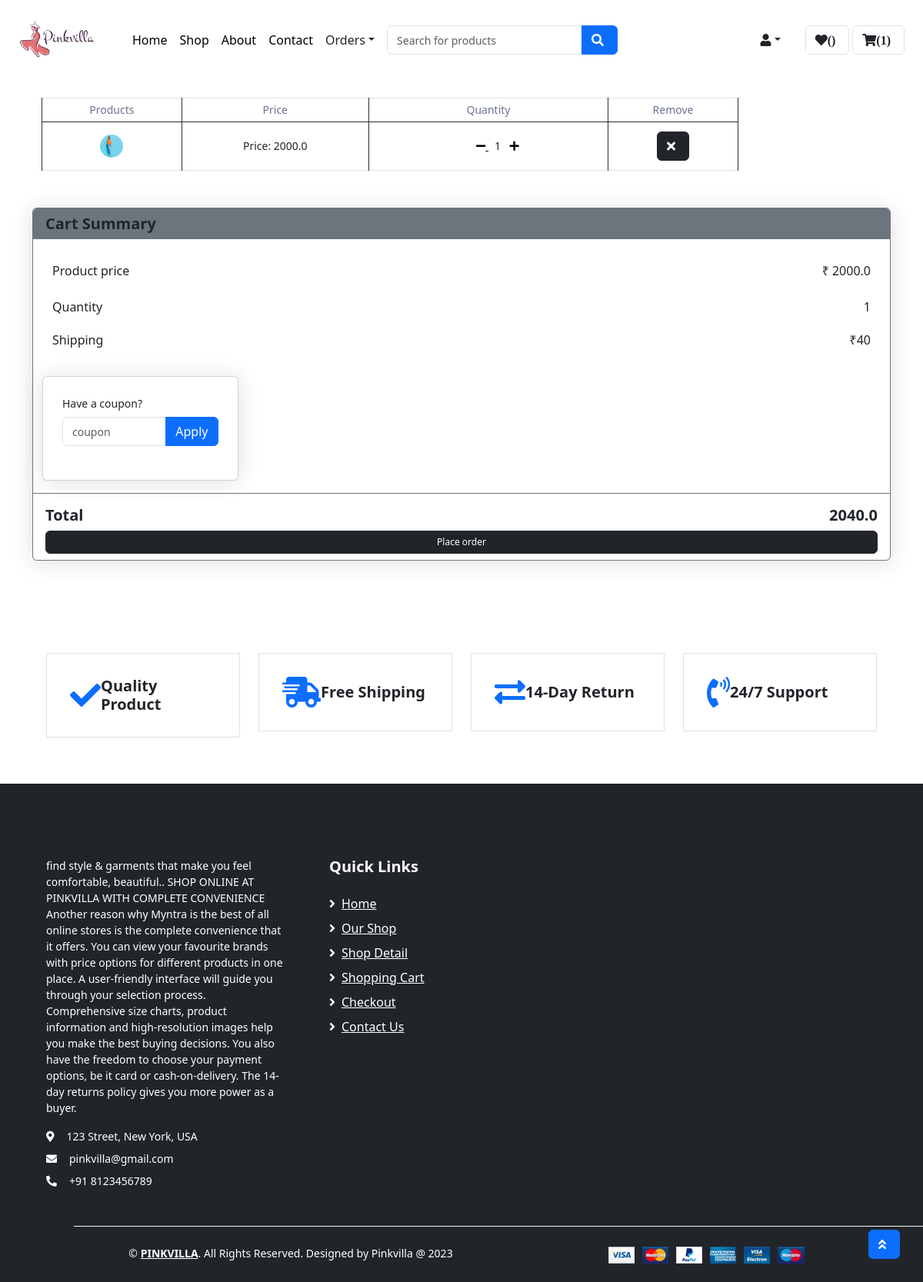
Page /show-cart/ (signed in) on the earlier database version.
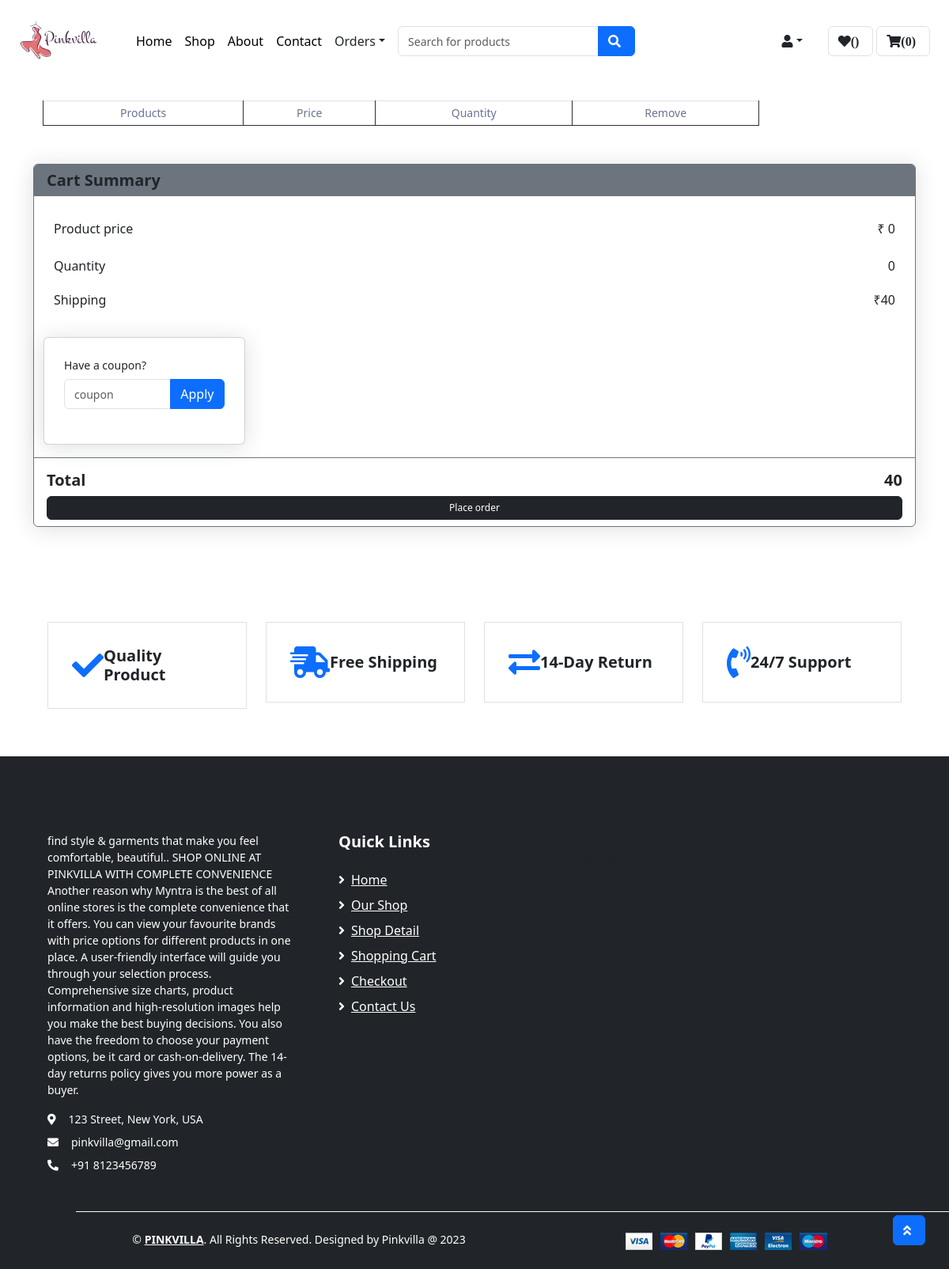
Same page on the later database version.
### app1/models.py (models this page shows, shortened)
class Cart(models.Model):
    username = models.ForeignKey(custom_user,on_delete=models.CASCADE)
    variant = models.ForeignKey(Variant,on_delete=models.CASCADE)
    coupon = models.ForeignKey(Coupon, on_delete=models.SET_NULL,null=True,blank= True)
    discount_price= models.DecimalField(max_digits=10,decimal_places=2,default=0)
    quantity = models.PositiveIntegerField(default=1)

class Variant(models.Model):
    id = models.AutoField(primary_key=True)
    variant = models.CharField(max_length=100,blank= True,null= True)
    Product = models.ForeignKey(Product,on_delete=models.CASCADE)
    Color = models.ForeignKey(Color,on_delete=models.CASCADE)
    Size = models.ForeignKey(Size,on_delete=models.CASCADE)
    quantity = models.IntegerField(default=1)
    price = models.FloatField(default=0)
    image1 = models.ImageField(blank=True, upload_to='images/')
    image2 = models.ImageField(blank=True, upload_to='images/')
    image3 = models.ImageField(blank=True, upload_to='images/')
    image4 = models.ImageField(blank=True, upload_to='images/')

### app1/views.py (the view, shortened to what this page needs)
# urls.py: path('show-cart/', views.show_cart, name='show-cart'),
def show_cart(request):
    username = custom_user.objects.get(username=request.session["username"])
    cart_items = Cart.objects.filter(username=username)
    cart_count = cart_items.count()
    couponobj = None
    amount = 0
    quantityobj = 0
    for cart_item in cart_items:
        value = cart_item.quantity * cart_item.variant.price
        amount += value
        quantityobj += cart_item.quantity
    coupon_discount = 0
    if couponobj and couponobj.exists():
        print(couponobj,",,,,,,,,,,,,,,,,,,,,,,,,,,,,,,,,,,,,,,,,,")
        coupon_discount = couponobj[0].discount_price
        print(coupon_discount,"eeeeeeeeeeeeeeeeeeeeeeeeeeeeeeeeeeeeeeeeeeeeeeeee")
        amount =Decimal(amount) - coupon_discount
        print (amount)
    total = amount + 40
    print(total,">>>>>>>>>>>>>>>>>>>>>>>>>>>>")
    context = {'cart': cart_items,
        'total': total,
        'amount': amount,
        'quantityobj': quantityobj,
        'coupon_discount': coupon_discount,
        'cart_count': cart_count }
    return render(request, 'addtocart.html',context)

### app1/templates/addtocart.html (shortened to what this page needs)
{% extends 'product_detail.html' %}
{% load static %}
{% block main-content %}
<div class="container mr-8 mt-4">
    <div class="col-lg-10  mb-5">
        <table class="table table-bordered text-center mb-2" >
            <thead class="bg-secondary text-dark">
                <tr>
                    <th>Products</th>
                    <th>Price</th>
                    <th>Quantity</th>
                    <th>Remove</th>
                </tr>
            </thead>
            <tbody class="align-middle">
                {% for item in cart %}
                <tr>
                    <td class="align-middle">
                        <img src="{{ item.variant.image1.url }}" alt="" class="img-fluid">
                    </td>
                    <td class="align-middle">
                        <p class="card-text">Price: {{ item.variant.price }}</p>
                    </td>
                    <td class="align-middle">
                            <div class="p-3 ml-4 align-middle">
                                <a href="{% url 'cart_dec' item.id %}" class="mr-2" style="color: black;">
                                    <i class="fa fa-minus"></i>
                                </a>
                            {{item.quantity}}
                                <a href="{% url 'cart_inc' item.id %}" class="ml-2" style="color: black;">
                                    <i class="fa fa-plus"></i>
                                </a>
                            </div>
                    </td>
                    <td class="align-middle">
                        <a href="{% url 'cart_remove' item.id %}" class="btn btn-dark" onclick="return confirm('Do you want to remove this product from the cart?');">
                            <i class="fa fa-times"></i>
                        </a>
                    </td>
                </tr>
                {% endfor %}
            </tbody>
        </table>
    </div>
</div>
    <div class="container pt-0 sm-0">
    <div class="card border-secondary col- sm-2">
         <div class="card-header bg-secondary border-0">
            <h5 class="font-weight-semi-bold m-0">Cart Summary</h5>
         </div>
        <div class="card-body">
            <div class="d-flex justify-content-between mb-3 pt-1">
                <h6 class="font-weight-medium">Product price</h6>
                <h6 class="font-weight-medium">₹ {{amount}}</h6>
            </div>
            <div class="d-flex justify-content-between mb-3 pt-1">
                <h6 class="font-weight-medium">Quantity</h6>
                <h6 class="font-weight-medium">{{quantityobj}}</h6>
            </div>
            <div class="d-flex justify-content-between">
                <h6 class="font-weight-medium">Shipping</h6>
                <h6 class="font-weight-medium">₹40</h6>
            </div>
        </div>
        <aside class="col-md-3">
            <div class="card mb-3">
                <div class="card-body">
                    <form method="POST">
                        <div class="form-group">
                            <label>Have a coupon? </label>
                            <div class="input-group">
                                <input type="text" class="form-control" name="coupon" placeholder="coupon">
                                <span class="input-group-append">
                                    <button type="submit" class="btn btn-primary">Apply</button>
                                </span>
                            </div>
                        </div>
                    </form>
                </div>
            </div>
        </aside>
        <div class="card-footer border-secondary bg-transparent">
            <div class="d-flex justify-content-between mt-2">
                <h5 class="font-weight-bold">Total</h5>
                <h5 class="font-weight-bold">{{total}}</h5>
            </div>
            <div class="d-grid">
                <a href="{% url 'checkout' %}" class="btn btn-dark" style="padding: 5px 10px; font-size: 12px;">Place order</a>
            </div>
        </div>
    </div>
</div>
{% endblock main-content %}

Differences in the rows shown:
removed Cart: variant.image1 (picture), variant.price "2000.0", quantity "1"
Other differences:
{{ cart_count }}: "1" → "0"
{{ amount }}: "2000.0" → "0"
{{ quantityobj }}: "1" → "0"
{{ total }}: "2040.0" → "40"
